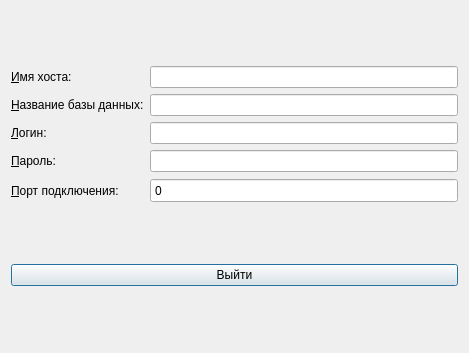
<?xml version="1.0" encoding="UTF-8"?>
<ui version="4.0">
 <class>Dialog</class>
 <widget class="QDialog" name="Dialog">
  <property name="geometry">
   <rect>
    <x>0</x>
    <y>0</y>
    <width>469</width>
    <height>353</height>
   </rect>
  </property>
  <property name="windowTitle">
   <string>Dialog</string>
  </property>
  <layout class="QGridLayout" name="gridLayout_2">
   <item row="0" column="0">
    <layout class="QGridLayout" name="gridLayout">
     <item row="1" column="0">
      <widget class="QLabel" name="lb_bdName">
       <property name="text">
        <string>&amp;Название базы данных:</string>
       </property>
       <property name="buddy">
        <cstring>le_bdName</cstring>
       </property>
      </widget>
     </item>
     <item row="1" column="1">
      <widget class="QLineEdit" name="le_bdName"/>
     </item>
     <item row="2" column="0">
      <widget class="QLabel" name="lb_login">
       <property name="text">
        <string>&amp;Логин:</string>
       </property>
       <property name="buddy">
        <cstring>le_login</cstring>
       </property>
      </widget>
     </item>
     <item row="3" column="0">
      <widget class="QLabel" name="lb_pswrd">
       <property name="text">
        <string>&amp;Пароль:</string>
       </property>
       <property name="buddy">
        <cstring>le_pswrd</cstring>
       </property>
      </widget>
     </item>
     <item row="0" column="0">
      <widget class="QLabel" name="lb_hostName">
       <property name="styleSheet">
        <string notr="true"/>
       </property>
       <property name="text">
        <string>&amp;Имя хоста:</string>
       </property>
       <property name="buddy">
        <cstring>le_hostName</cstring>
       </property>
      </widget>
     </item>
     <item row="0" column="1">
      <widget class="QLineEdit" name="le_hostName"/>
     </item>
     <item row="3" column="1">
      <widget class="QLineEdit" name="le_pswrd"/>
     </item>
     <item row="2" column="1">
      <widget class="QLineEdit" name="le_login"/>
     </item>
     <item row="4" column="0">
      <widget class="QLabel" name="lb_connPort">
       <property name="text">
        <string>&amp;Порт подключения:</string>
       </property>
       <property name="buddy">
        <cstring>sp_connPort</cstring>
       </property>
      </widget>
     </item>
     <item row="4" column="1">
      <widget class="QSpinBox" name="sp_connPort">
       <property name="maximumSize">
        <size>
         <width>781</width>
         <height>25</height>
        </size>
       </property>
       <property name="buttonSymbols">
        <enum>QAbstractSpinBox::NoButtons</enum>
       </property>
       <property name="maximum">
        <number>1000000</number>
       </property>
       <property name="singleStep">
        <number>3</number>
       </property>
      </widget>
     </item>
    </layout>
   </item>
   <item row="1" column="0">
    <widget class="QPushButton" name="pb_quit">
     <property name="text">
      <string>Выйти</string>
     </property>
    </widget>
   </item>
  </layout>
 </widget>
 <resources/>
 <connections>
  <connection>
   <sender>pb_quit</sender>
   <signal>clicked()</signal>
   <receiver>Dialog</receiver>
   <slot>close()</slot>
   <hints>
    <hint type="sourcelabel">
     <x>303</x>
     <y>333</y>
    </hint>
    <hint type="destinationlabel">
     <x>234</x>
     <y>176</y>
    </hint>
   </hints>
  </connection>
 </connections>
</ui>
